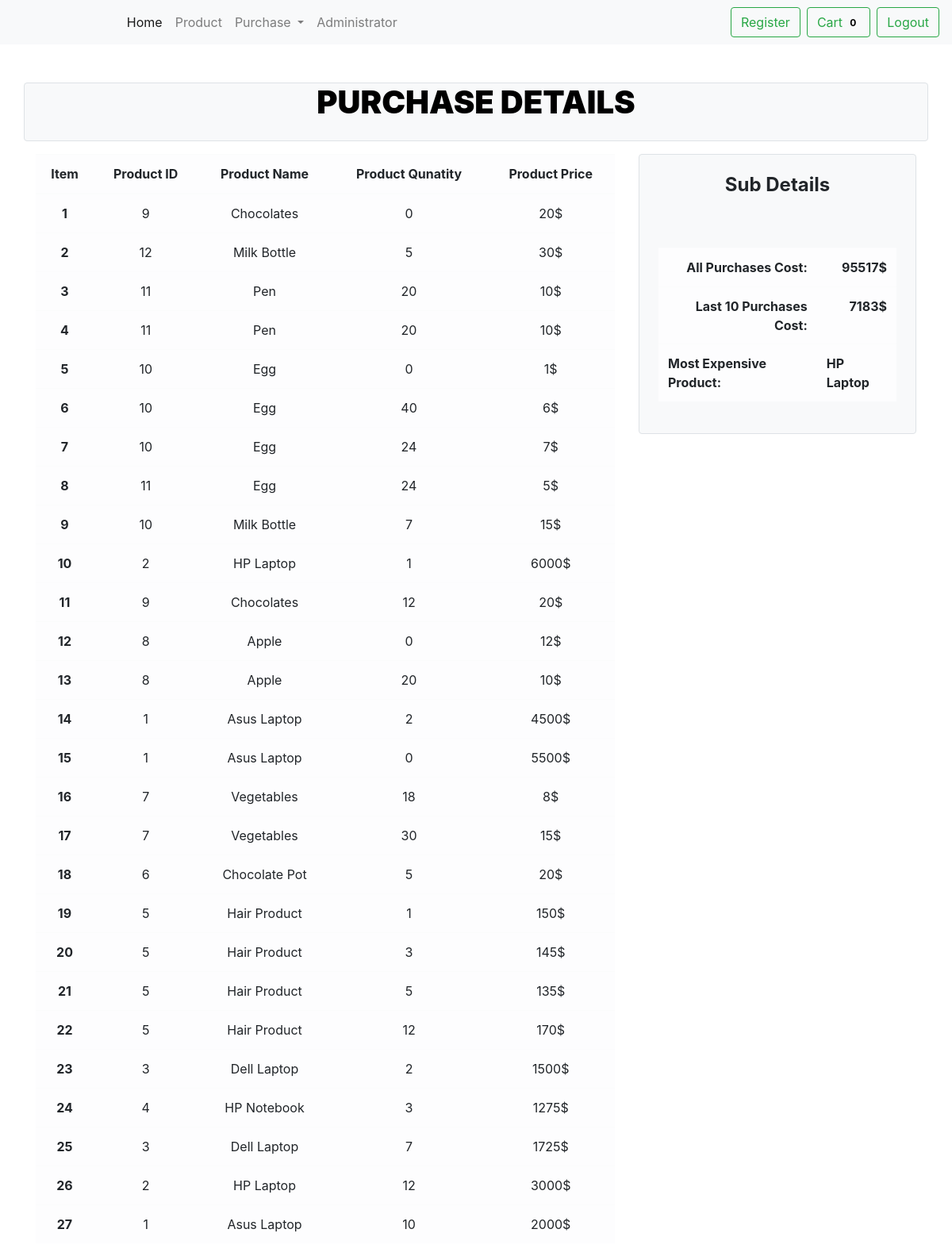
Page /Report/purchaseReport.php (signed in) on the committed database.
### tables this page shows
CREATE TABLE `purchase` (
  `Id` int(11) NOT NULL,
  `pID` int(10) UNSIGNED NOT NULL,
  `pName` varchar(20) NOT NULL,
  `pImg` blob DEFAULT NULL,
  `pQuantity` int(10) UNSIGNED NOT NULL,
  `price` int(10) UNSIGNED NOT NULL
);

### Report/purchaseReport.php (the view, shortened to what this page needs)
<!DOCTYPE html>
<html lang="en">
  <head>
    <link rel="stylesheet" href="../Bootstrap/css/bootstrap.min.css">
    <link rel="stylesheet" href="../CSS/style.css">
  </head>
  <body>
    <?php include '../nav.php'; ?>
    <div class="container mt-5">
      <div class="row">
        <div class="col-lg-12 text-center border rounded bg-light">
          <h1 class="mb-4">Purchase Details</h1>
        </div>
        <div class="col-lg-8">
          <table class="table table-light table-hover mt-3">
            <thead class="text-center">
              <tr class="text-center">
                <th scope="col">Item</th>
                <th scope="col">Product ID</th>
                <th scope="col">Product Name</th>
                <th scope="col">Product Qunatity</th>
                <th scope="col">Product Price</th>
              </tr>
            </thead>
            <tbody>
              <?php
      					$conn = mysqli_connect("localhost", "root", "", "posDB");
      					$sql = "select * from purchase order by ID desc";
                $sql1 =  mysqli_query($conn,"select pName from purchase where price = (select max(price) from purchase);");
      					$result = mysqli_query($conn, $sql);
                $i = $total = $subTotal = 0;
      					if (mysqli_num_rows($result) > 0)
      					{
      						while($row = mysqli_fetch_assoc($result))
      						{
                    echo  '<tr class="text-center">' .
                            '<th scope="row">' . ++$i . '</th>' .
                            '<td>' . $row['pID'] . '</td>' .
                            '<td>' . $row['pName'] . '</td>' .
                            '<td>' . $row['pQuantity'] . '</td>' .
                            '<td>' . $row['price'] . '$</td>' .
                          '</tr>';
                    $total = $total + ($row['pQuantity']*$row['price']);
                    if ($i<=10)
                      $subTotal = $total;
      						}
      					}
      					else
      						echo '<p class="btn btn-outline-danger">No result found</p>';
      				?>
            </tbody>
          </table>
        </div>
        <div class="col-lg-4 mt-3">
          <div class="border bg-light rounded p-4">
            <h4 class="text-center mb-5"><b>Sub Details</b></h4>
            <table>
              <table class="table table-light table-hover mt-3">
                <tbody>
                  <tr class="text-right">
                    <th>All Purchases Cost:</th>
                    <th><?php echo $total . '$'; ?></th>
                  </tr>
                  <tr class="text-right">
                    <th>Last 10 Purchases Cost:</th>
                    <th><?php echo $subTotal . '$'; ?></th>
                  </tr>
                  <tr>
                    <th>Most Expensive Product:</th>
                    <th>
                      <?php
                        $query1 = mysqli_fetch_assoc($sql1);
                        echo $query1['pName'];
                      ?>
                    </th>
                  </tr>
                </tbody>
            </table>
          </div>
        </div>
      </div>
    </div>
  </body>
</html>

### nav.php (shortened to what this page needs)
<!DOCTYPE html>
<html lang="en">
  <head>
  </head>
  <body>
    <nav class="navbar navbar-expand-lg navbar-light bg-light">
			<a class="navbar-brand" href="../Home/index.php"><strong id="name">POS System</strong></a>
			<div class="collapse navbar-collapse" id="navbarSupportedContent">
				<ul class="navbar-nav mr-auto">
					<li class="nav-item active">
						<a class="nav-link mr-lft-rt-20" href="../Home/index.php">Home</a>
					</li>
					<li class="nav-item">
						<a class="nav-link" href="../Product/allProduct.php">Product</a>
					</li>
					<li class="nav-item dropdown">
						<a class="nav-link dropdown-toggle" href="#" id="navbarDropdown" role="button"
              data-toggle="dropdown" aria-haspopup="true" aria-expanded="false">
							Purchase
						</a>
					</li>
					<li class="nav-item">
						<a class="nav-link" href="../Report/posReport.php">Administrator</a>
					</li>
				</ul>
				<?php
					if ($_SESSION['auth'] != "Operator")
						echo '
						<a class="btn btn-outline-success my-2 my-sm-0 mr-sm-2" href="../Registration/registration.php">Register</a>
						';
					$index = 0;
				?>
				<a class="btn btn-outline-success my-2 my-sm-0 mr-sm-2" href="../Product/cart.php">
          Cart
          <span class="badge bg-light txt-b"><?php echo $index; ?></span>
        </a>
				<a class="btn btn-outline-success my-2 my-sm-0" href="../Registration/logout.php">Logout</a>
			</div>
		</nav>
  </body>
</html>

### CSS/style.css (style rules this page uses)
h1 { color: black; text-transform: uppercase; font-weight: 900; }
.txt-b { color: black; }

### rows in the picture
purchase: pID "9", pName "Chocolates", pQuantity "0", price "20"
purchase: pID "12", pName "Milk Bottle", pQuantity "5", price "30"
purchase: pID "11", pName "Pen", pQuantity "20", price "10"
purchase: pID "11", pName "Pen", pQuantity "20", price "10"
purchase: pID "10", pName "Egg", pQuantity "0", price "1"
purchase: pID "10", pName "Egg", pQuantity "40", price "6"
purchase: pID "10", pName "Egg", pQuantity "24", price "7"
purchase: pID "11", pName "Egg", pQuantity "24", price "5"
purchase: pID "10", pName "Milk Bottle", pQuantity "7", price "15"
purchase: pID "2", pName "HP Laptop", pQuantity "1", price "6000"
purchase: pID "9", pName "Chocolates", pQuantity "12", price "20"
purchase: pID "8", pName "Apple", pQuantity "0", price "12"
purchase: pID "8", pName "Apple", pQuantity "20", price "10"
purchase: pID "1", pName "Asus Laptop", pQuantity "2", price "4500"
purchase: pID "1", pName "Asus Laptop", pQuantity "0", price "5500"
purchase: pID "7", pName "Vegetables", pQuantity "18", price "8"
purchase: pID "7", pName "Vegetables", pQuantity "30", price "15"
purchase: pID "6", pName "Chocolate Pot", pQuantity "5", price "20"
purchase: pID "5", pName "Hair Product", pQuantity "1", price "150"
purchase: pID "5", pName "Hair Product", pQuantity "3", price "145"
purchase: pID "5", pName "Hair Product", pQuantity "5", price "135"
purchase: pID "5", pName "Hair Product", pQuantity "12", price "170"
purchase: pID "3", pName "Dell Laptop", pQuantity "2", price "1500"
purchase: pID "4", pName "HP Notebook", pQuantity "3", price "1275"
purchase: pID "3", pName "Dell Laptop", pQuantity "7", price "1725"
purchase: pID "2", pName "HP Laptop", pQuantity "12", price "3000"
purchase: pID "1", pName "Asus Laptop", pQuantity "10", price "2000"

### other values in the picture
$index "0"
$total "95517"
$subTotal "7183"
$query1['pName'] "HP Laptop"
